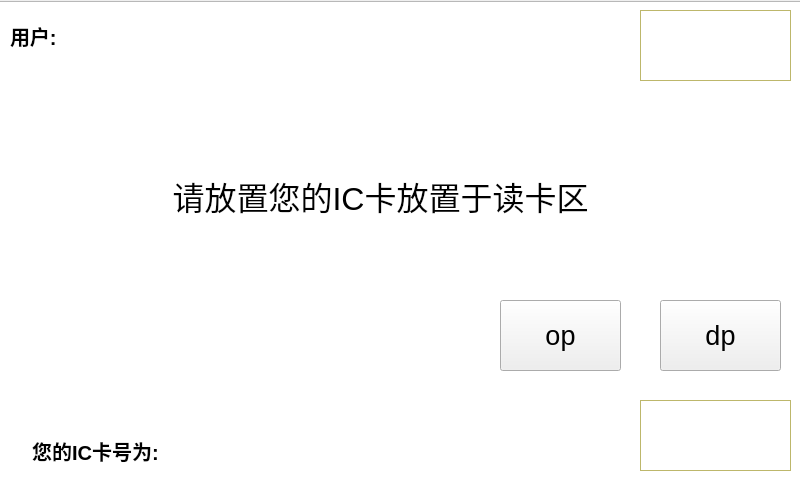
<?xml version="1.0" encoding="UTF-8"?>
<ui version="4.0">
 <class>registerICWindow</class>
 <widget class="QMainWindow" name="registerICWindow">
  <property name="geometry">
   <rect>
    <x>0</x>
    <y>0</y>
    <width>800</width>
    <height>480</height>
   </rect>
  </property>
  <property name="font">
   <font>
    <pointsize>20</pointsize>
   </font>
  </property>
  <property name="windowTitle">
   <string>MainWindow</string>
  </property>
  <property name="styleSheet">
   <string notr="true"/>
  </property>
  <widget class="QWidget" name="centralwidget">
   <widget class="QLabel" name="label">
    <property name="geometry">
     <rect>
      <x>100</x>
      <y>160</y>
      <width>561</width>
      <height>71</height>
     </rect>
    </property>
    <property name="font">
     <font>
      <pointsize>24</pointsize>
     </font>
    </property>
    <property name="text">
     <string>请放置您的IC卡放置于读卡区</string>
    </property>
    <property name="alignment">
     <set>Qt::AlignCenter</set>
    </property>
   </widget>
   <widget class="QLabel" name="label_2">
    <property name="geometry">
     <rect>
      <x>10</x>
      <y>430</y>
      <width>171</width>
      <height>41</height>
     </rect>
    </property>
    <property name="font">
     <font>
      <pointsize>15</pointsize>
      <weight>75</weight>
      <bold>true</bold>
     </font>
    </property>
    <property name="text">
     <string>您的IC卡号为:</string>
    </property>
    <property name="alignment">
     <set>Qt::AlignCenter</set>
    </property>
   </widget>
   <widget class="QPushButton" name="backButton">
    <property name="geometry">
     <rect>
      <x>640</x>
      <y>10</y>
      <width>151</width>
      <height>71</height>
     </rect>
    </property>
    <property name="font">
     <font>
      <pointsize>15</pointsize>
     </font>
    </property>
    <property name="styleSheet">
     <string notr="true">background-color: rgba(255, 255, 255, 60%);
border:1px solid darkkhaki;
border-image: url(:/image/back.png);</string>
    </property>
    <property name="text">
     <string/>
    </property>
   </widget>
   <widget class="QPushButton" name="loginButton">
    <property name="geometry">
     <rect>
      <x>640</x>
      <y>400</y>
      <width>151</width>
      <height>71</height>
     </rect>
    </property>
    <property name="font">
     <font>
      <pointsize>15</pointsize>
     </font>
    </property>
    <property name="styleSheet">
     <string notr="true">background-color: rgba(255, 255, 255, 60%);
border:1px solid darkkhaki;
border-image: url(:/image/login.png);</string>
    </property>
    <property name="text">
     <string/>
    </property>
   </widget>
   <widget class="QLabel" name="label_3">
    <property name="geometry">
     <rect>
      <x>10</x>
      <y>10</y>
      <width>71</width>
      <height>51</height>
     </rect>
    </property>
    <property name="font">
     <font>
      <pointsize>15</pointsize>
      <weight>75</weight>
      <bold>true</bold>
     </font>
    </property>
    <property name="text">
     <string>用户:</string>
    </property>
   </widget>
   <widget class="QLabel" name="accountLabel">
    <property name="geometry">
     <rect>
      <x>90</x>
      <y>10</y>
      <width>341</width>
      <height>51</height>
     </rect>
    </property>
    <property name="font">
     <font>
      <pointsize>15</pointsize>
      <weight>75</weight>
      <bold>true</bold>
     </font>
    </property>
    <property name="text">
     <string/>
    </property>
   </widget>
   <widget class="QLabel" name="icLabel">
    <property name="geometry">
     <rect>
      <x>180</x>
      <y>430</y>
      <width>271</width>
      <height>41</height>
     </rect>
    </property>
    <property name="font">
     <font>
      <pointsize>15</pointsize>
      <weight>75</weight>
      <bold>true</bold>
     </font>
    </property>
    <property name="text">
     <string/>
    </property>
    <property name="alignment">
     <set>Qt::AlignCenter</set>
    </property>
   </widget>
   <widget class="QPushButton" name="opButton">
    <property name="geometry">
     <rect>
      <x>500</x>
      <y>300</y>
      <width>121</width>
      <height>71</height>
     </rect>
    </property>
    <property name="text">
     <string>op</string>
    </property>
   </widget>
   <widget class="QPushButton" name="disButton">
    <property name="geometry">
     <rect>
      <x>660</x>
      <y>300</y>
      <width>121</width>
      <height>71</height>
     </rect>
    </property>
    <property name="text">
     <string>dp</string>
    </property>
   </widget>
   <widget class="QListView" name="listView">
    <property name="geometry">
     <rect>
      <x>-5</x>
      <y>1</y>
      <width>811</width>
      <height>481</height>
     </rect>
    </property>
    <property name="styleSheet">
     <string notr="true">background-image: url(:/image/init1.jpg);</string>
    </property>
   </widget>
   <zorder>listView</zorder>
   <zorder>label</zorder>
   <zorder>label_2</zorder>
   <zorder>backButton</zorder>
   <zorder>loginButton</zorder>
   <zorder>label_3</zorder>
   <zorder>accountLabel</zorder>
   <zorder>icLabel</zorder>
   <zorder>opButton</zorder>
   <zorder>disButton</zorder>
  </widget>
 </widget>
 <resources/>
 <connections/>
</ui>
